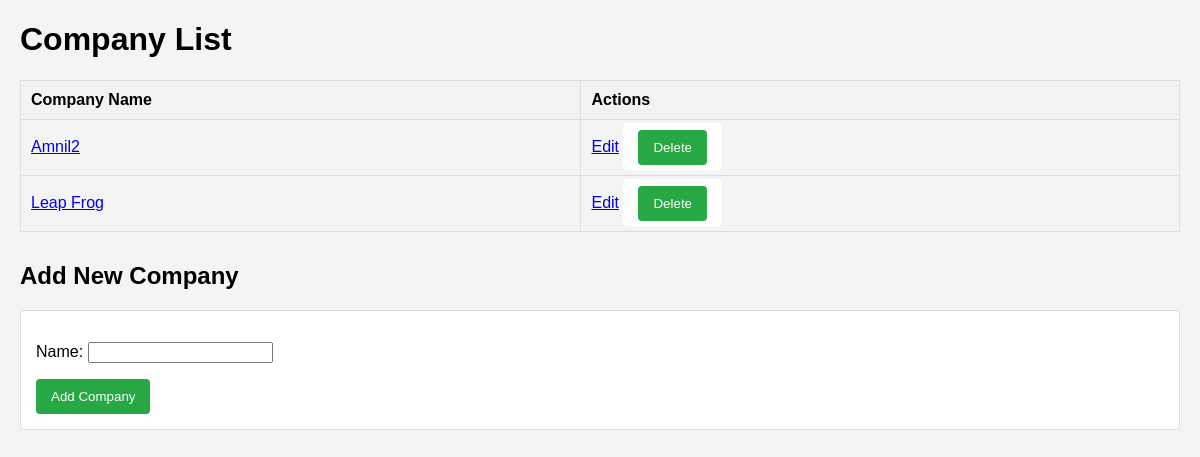
The page /companies/ on the database as committed earlier.
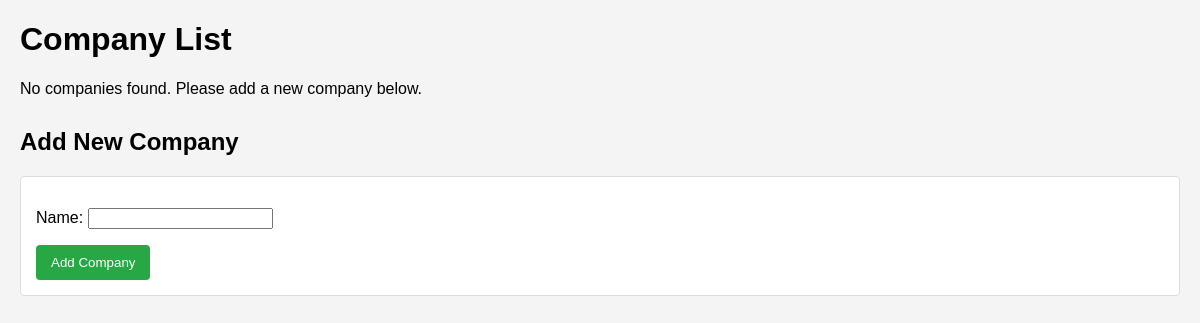
The same page on the database as committed later.
### companies/models.py (models this page shows, shortened)
class Company(models.Model):
    name = models.CharField(max_length=255, unique=True)  # Company name must be unique across all companies.

### companies/views.py (the view)
# urls.py: path('companies/', company_list, name='company_list'),
def company_list(request):
    if request.method == 'POST':
        form = CompanyForm(request.POST)
        if form.is_valid():
            company = form.save()
            create_database(company.name)  # Create a unique database for each company
            return redirect('company_list')
    else:
        form = CompanyForm()
    companies = Company.objects.all()  # Fetch all existing companies
    return render(request, 'company_list.html', {'companies': companies, 'form': form})

### companies/forms.py
class CompanyForm(forms.ModelForm):
    class Meta:
        model = Company
        fields = ['name']

### companies/templates/company_list.html (shortened to what this page needs)
<!DOCTYPE html>
<html lang="en">
<head>
    {% load static %}
    <link rel="stylesheet" href="{% static 'company_list.css' %}">
</head>
<body>
    <h1>Company List</h1>
    {% if companies %}
    <table>
        <thead>
            <tr>
                <th>Company Name</th>
                <th>Actions</th>
            </tr>
        </thead>
        <tbody>
            {% for company in companies %}
            <tr>
                <td>
                    <a href="{% url 'add_student' company.id %}">{{ company.name }}</a>
                </td>
                <td>
                    <a href="{% url 'update_company' company.id %}">Edit</a>
                    <form action="{% url 'delete_company' company.id %}" method="POST" style="display:inline;">
                        <button type="submit"
                            onclick="return confirm('Are you sure you want to delete this company?');">Delete</button>
                    </form>
                </td>
            </tr>
            {% endfor %}
        </tbody>
    </table>
    {% else %}
    <p>No companies found. Please add a new company below.</p>
    {% endif %}
    <h2>Add New Company</h2>
    <form method="POST" class="addCompanyForm">
        {{ form.as_p }}
        <button type="submit">Add Company</button>
    </form>
</body>
</html>

Rows that differ between the two databases and show on the page:
removed Company: name "Amnil2"
removed Company: name "Leap Frog"
Other text that changed with them:
text no longer shown: "Company Name Actions"
text now shown: "No companies found. Please add a new company below."
